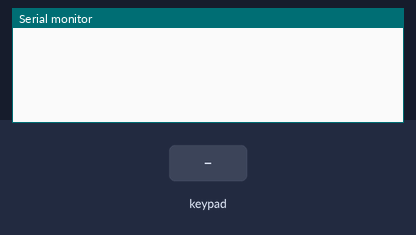
Recording of a sketch running on a simulated Arduino Uno, built with avr-gcc and run on an emulated ATmega328P. Parts: the last lines printed to the serial monitor. The test bench sets the inputs (shaded band).

Above: at 1.2 s.
1.3 s: key '1' pressed
At 2.0 s:
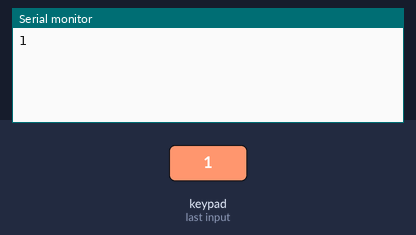
2.8 s: keypad keys 5 6 7 A pressed 0.4 s apart
At 5.1 s:
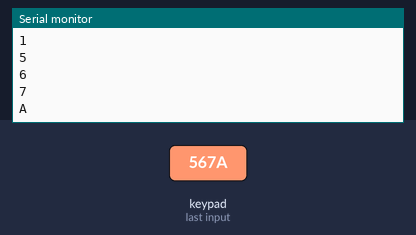
5.9 s: key 'B' pressed
At 6.7 s:
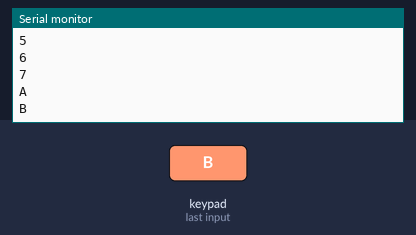
7.4 s: keypad keys 1 1 1 0 9 8 pressed 0.4 s apart
At 10.5 s:
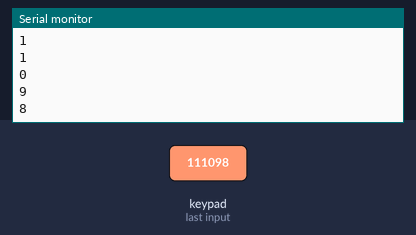
Timing chart, 0 to 12.0 s (numbered marks = the images above; inputs shaded):
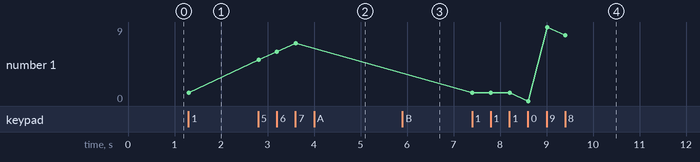

Measured:
- after the input at 1.3 s, the serial monitor: prints a new line at once (image 1)
- after the input at 2.8 s, the serial monitor: prints a new line at once (image 2)
- after the input at 5.9 s, the serial monitor: prints a new line at once (image 3)
- after the input at 7.4 s, the serial monitor: prints a new line at once (image 4)
- plotted number 1: 1 → 7 after the input at 2.8 s, 7 → 8 after the input at 7.4 s

The sketch:

testKeyPad.ino
```cpp
#include <Keypad.h>

// Set the LCD address to 0x27 for a 16 chars and 2 line display

const byte ROWS = 4;
const byte COLS = 3;
char keys[ROWS][COLS] =
{
  {'1','2','3'},
  {'4','5','6'},
  {'7','8','9'},
  {'A','0','B'}
};


byte colPins[COLS] = {5,6,7};
byte rowPins[ROWS] = {11,10,9,8};

Keypad keypadA = Keypad( makeKeymap(keys), rowPins, colPins, ROWS, COLS );

char inKey;


void setup()
{
 Serial.begin(9600);
}


void loop()
{
	  inKey=keypadA.getKey();
    delay(1);

    if(inKey=='A'){
      Serial.println('A');
    }
    else if(inKey=='B'){
      Serial.println('B');
    }
    else if(inKey=='1'){
      Serial.println('1');
    }
     else if(inKey=='2'){
      Serial.println('2');
    }
     else if(inKey=='3'){
      Serial.println('3');
    }
     else if(inKey=='4'){
      Serial.println('4');
    }
     else if(inKey=='5'){
      Serial.println('5');
    }
     else if(inKey=='6'){
      Serial.println('6');
    }
     else if(inKey=='7'){
      Serial.println('7');
    }
     else if(inKey=='8'){
      Serial.println('8');
      delay(2000);
    }
     else if(inKey=='9'){
      Serial.println('9');
    }
     else if(inKey=='0'){
      Serial.println('0');
    }
     else {
     }
}
```
